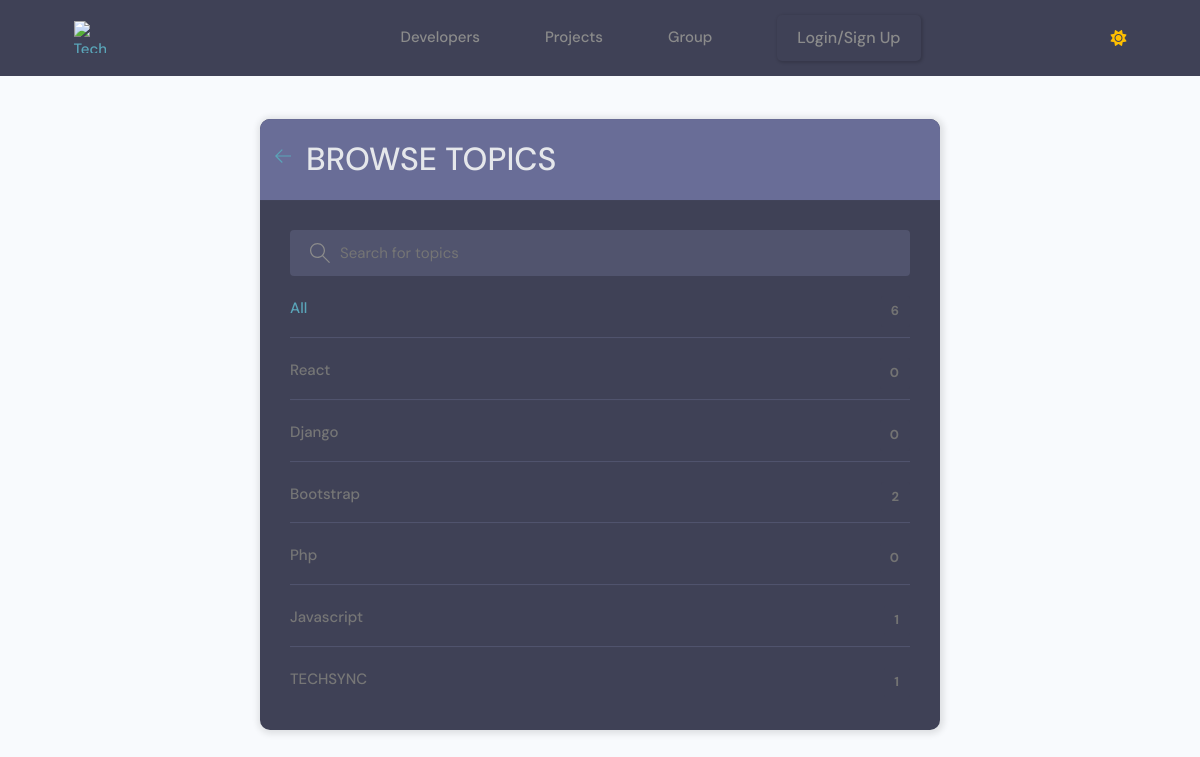
The page /group/topics/ on the database as committed earlier.
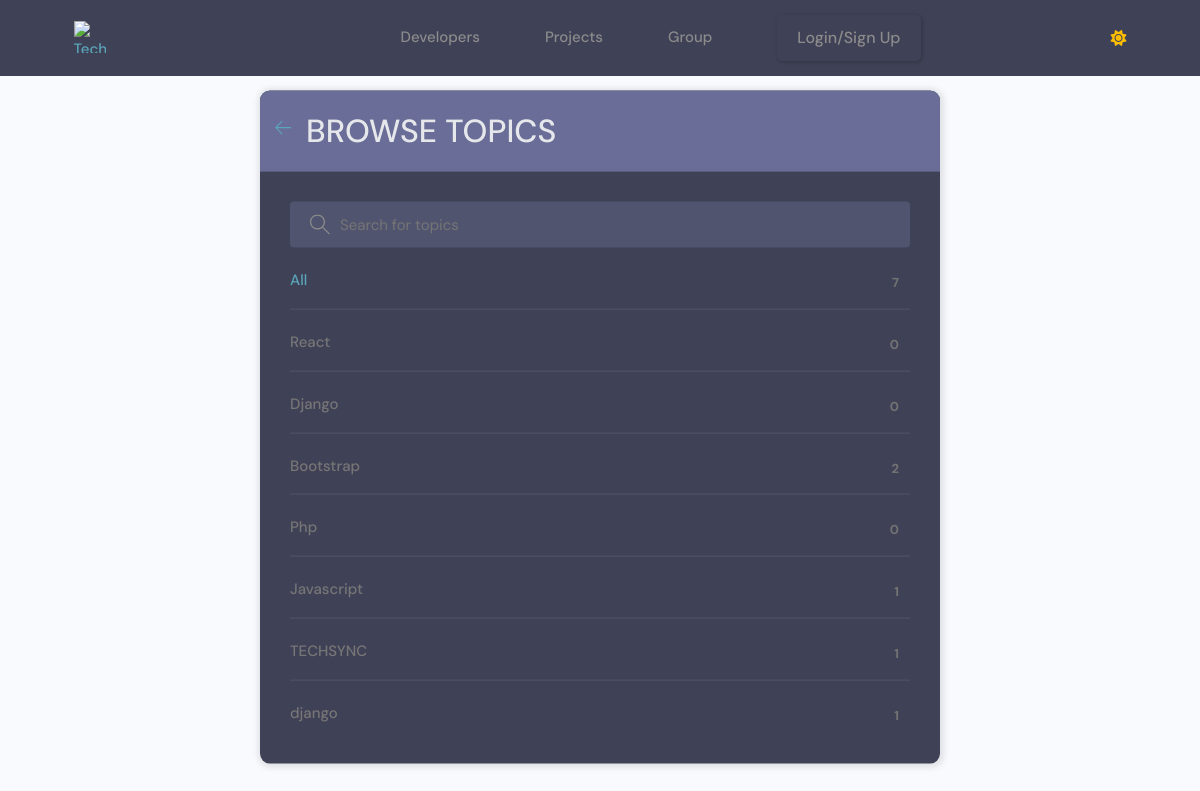
The same page on the database as committed later.
### group/models.py (models this page shows, shortened)
class Topic(models.Model):
    name = models.CharField(max_length=200)

### group/views.py (the view)
# urls.py: path('topics/', views.topicsPage, name="topics"),
def topicsPage(request):
    q = request.GET.get('q') if request.GET.get('q') != None else ''
    topics = Topic.objects.filter(name__icontains=q)
    return render(request, 'group/topics.html', {'topics': topics})

### templates/group/topics.html (shortened to what this page needs)
{% extends 'main/main.html' %}
{% block content %}
<main class="create-room layout">
  <div class="container">
    <div class="layout__box">
      <div class="layout__boxHeader">
        <div class="layout__boxTitle">
          <a href="{% url 'home-group' %}">
            <svg version="1.1" xmlns="http://www.w3.org/2000/svg" width="32" height="32" viewBox="0 0 32 32">
              <title>arrow-left</title>
              <path
                d="M13.723 2.286l-13.723 13.714 13.719 13.714 1.616-1.611-10.96-10.96h27.625v-2.286h-27.625l10.965-10.965-1.616-1.607z">
              </path>
            </svg>
          </a>
          <h3>Browse Topics</h3>
        </div>
      </div>
      <div class="topics-page layout__body">
        <form action="" method="GET" class="header__search">
          <label>
            <input name="q" placeholder="Search for topics" />
          </label>
        </form>
        <ul class="topics__list">
          <li>
            <a href="{% url 'topics' %}" class="active">All <span>{{topics.count}}</span></a>
          </li>
          {% for topic in topics %}
          <li>
            <a href="{% url 'home-group' %}?q={{topic.name}}">{{ topic.name }} <span>{{topic.room_set.all.count}}</span></a>
          </li>
          {% endfor %}
        </ul>
      </div>
    </div>
  </div>
</main>
{% endblock content %}

Rows that differ between the two databases and show on the page:
added Topic: name "django", room_set.all.count "1"
Other text that changed with them:
{{ topics.count }}: "6" → "7"
